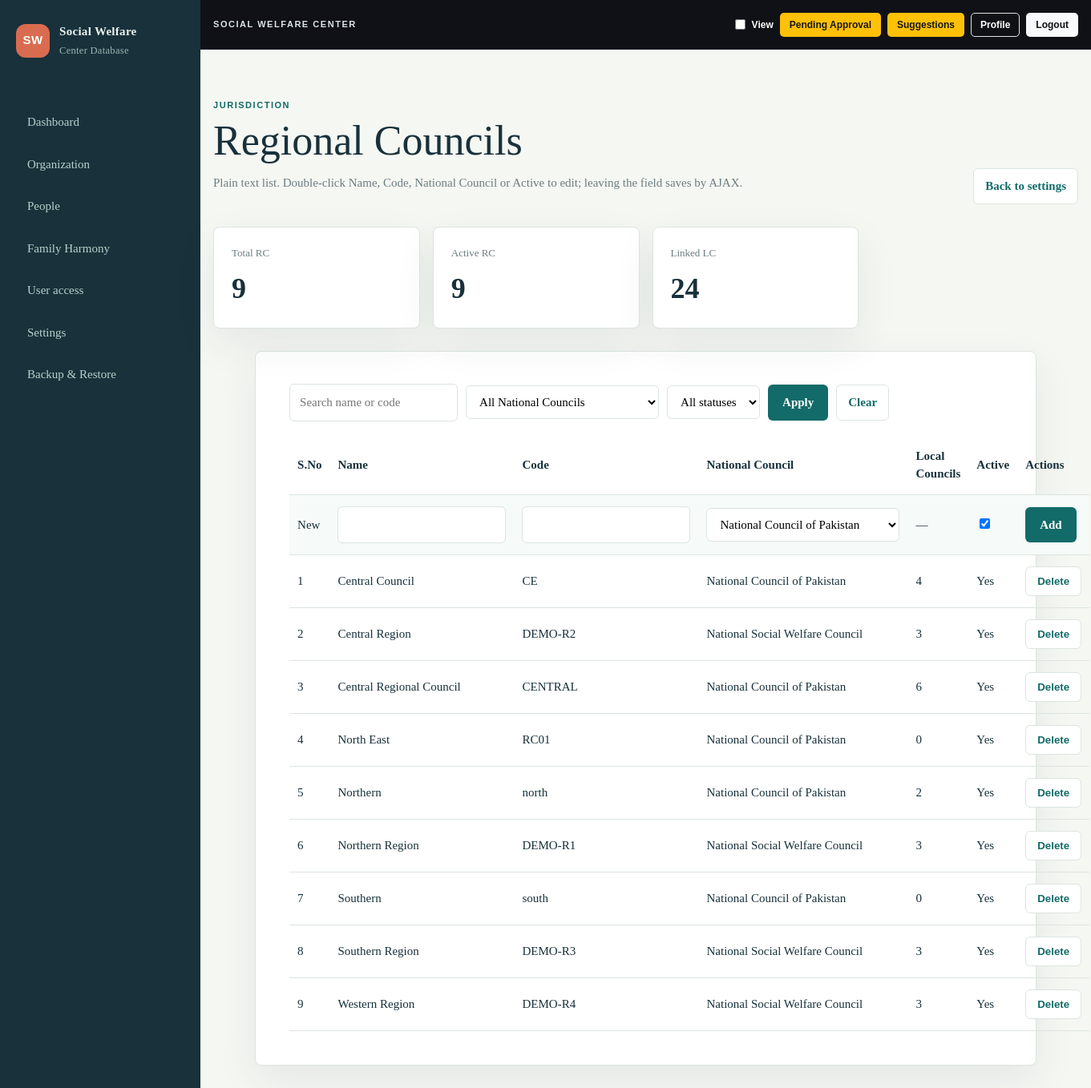
Screenshot of /organization/regional-councils/ (signed in) with the database file from the repository.
### organization/models.py (models this page shows, shortened)
class TimeStampedModel(models.Model):
    created_at = models.DateTimeField(auto_now_add=True)
    updated_at = models.DateTimeField(auto_now=True)
    class Meta:
        abstract = True

class RegionalCouncil(TimeStampedModel):
    national_council = models.ForeignKey(NationalCouncil, on_delete=models.PROTECT, related_name='regions')
    name = models.CharField(max_length=160)
    code = models.CharField(max_length=40, unique=True)
    is_active = models.BooleanField(default=True)
    class Meta:
        indexes = [models.Index(fields=['national_council', 'is_active'])]

class NationalCouncil(TimeStampedModel):
    name = models.CharField(max_length=160)
    code = models.CharField(max_length=40, unique=True)
    is_active = models.BooleanField(default=True)

### config/views.py (the view, shortened to what this page needs)
# urls.py: path('organization/regional-councils/', regional_councils, name='regional_councils'),
@login_required
def regional_councils(request):
    query=(request.GET.get('q') or '').strip(); national_filter=request.GET.get('national',''); status_filter=request.GET.get('status','')
    qs=RegionalCouncil.objects.select_related('national_council').all()
    if query: qs=qs.filter(Q(name__icontains=query)|Q(code__icontains=query))
    if national_filter: qs=qs.filter(national_council_id=national_filter)
    if status_filter in ('active','inactive'): qs=qs.filter(is_active=status_filter=='active')
    page=Paginator(qs.order_by('name'),25).get_page(request.GET.get('page'))
    return render(request,'organization/regional_councils.html',{'page_obj':page,'items':page,'query':query,'national':national_filter,'status':status_filter,'nationals':NationalCouncil.objects.all().order_by('name'),'title':'Regional Council','subtitle':'Create, filter and edit Regional Councils inline.','stats':{'total':RegionalCouncil.objects.count(),'active':RegionalCouncil.objects.filter(is_active=True).count(),'linked':LocalCouncil.objects.filter(is_active=True).count()}})

### config/context_processors.py (called while the page is built)
def social_nav(request):
    count = 0
    if getattr(request, 'user', None) and request.user.is_authenticated:
        try:
            from family_harmony.models import PublicFormInvitation
            count = PublicFormInvitation.objects.filter(submitted_at__isnull=False, profile__isnull=False, profile__status__in=['DRAFT','AWAITING_CONSENT']).count()
        except Exception:
            count = 0
    return {'PENDING_APPROVAL_COUNT': count}

### templates/organization/regional_councils.html (shortened to what this page needs)
{% extends 'base.html' %}{% block content %}
<section class="page-head inline"><div><p class="eyebrow">JURISDICTION</p><h1>Regional Councils</h1><p class="muted">Plain text list. Double-click Name, Code, National Council or Active to edit; leaving the field saves by AJAX.</p></div><a class="secondary" href="{% url 'settings' %}">Back to settings</a></section><section class="metrics"><article><span>Total RC</span><strong>{{ stats.total }}</strong></article><article><span>Active RC</span><strong>{{ stats.active }}</strong></article><article><span>Linked LC</span><strong>{{ stats.linked }}</strong></article></section><section class="panel"><form method="get" class="filters"><input type="search" name="q" value="{{ query }}" placeholder="Search name or code"><select name="national"><option value="">All National Councils</option>{% for n in nationals %}<option value="{{ n.id }}" {% if n.id|stringformat:'s' == national %}selected{% endif %}>{{ n.name }}</option>{% endfor %}</select><select name="status"><option value="">All statuses</option><option value="active" {% if status == 'active' %}selected{% endif %}>Active</option><option value="inactive" {% if status == 'inactive' %}selected{% endif %}>Inactive</option></select><button class="primary">Apply</button><a class="secondary" href="{% url 'regional_councils' %}">Clear</a></form><div class="crud-wrap" style="padding:18px"><table class="crud-table"><thead><tr><th>S.No</th><th>Name</th><th>Code</th><th>National Council</th><th>Local Councils</th><th>Active</th><th>Actions</th></tr></thead><tbody><tr class="create-row"><form method="post">{% csrf_token %}<input type="hidden" name="action" value="create"><td>New</td><td><input name="name" required></td><td><input name="code" required></td><td><select name="national_council">{% for n in nationals %}<option value="{{ n.id }}">{{ n.name }}</option>{% endfor %}</select></td><td>—</td><td><input type="checkbox" name="is_active" checked></td><td><button class="primary">Add</button></td></form></tr>{% for item in items %}<tr><td>{{ forloop.counter0|add:page_obj.start_index }}</td><td class="editable-cell" data-editable data-model="regional" data-id="{{ item.id }}" data-field="name" data-value="{{ item.name }}" data-display="{{ item.name }}">{{ item.name }}</td><td class="editable-cell" data-editable data-model="regional" data-id="{{ item.id }}" data-field="code" data-value="{{ item.code }}" data-display="{{ item.code }}">{{ item.code }}</td><td class="editable-cell" data-editable data-model="regional" data-id="{{ item.id }}" data-field="national_council_id" data-value="{{ item.national_council_id }}" data-display="{{ item.national_council.name }}" data-options='[{% for n in nationals %}{"value":"{{ n.id }}","label":"{{ n.name|escapejs }}"}{% if not forloop.last %},{% endif %}{% endfor %}]'>{{ item.national_council.name }}</td><td>{{ item.locals.count }}</td><td class="editable-cell" data-editable data-model="regional" data-id="{{ item.id }}" data-field="is_active" data-type="boolean" data-value="{{ item.is_active|yesno:'true,false' }}" data-display="{{ item.is_active|yesno:'Yes,No' }}">{{ item.is_active|yesno:'Yes,No' }}</td><td><form method="post" onsubmit="return confirm('Delete this Regional Council? If in use it will be made inactive.');">{% csrf_token %}<input type="hidden" name="action" value="delete"><input type="hidden" name="id" value="{{ item.id }}"><button class="secondary">Delete</button></form></td></tr>{% empty %}<tr><td colspan="7">No Regional Councils found.</td></tr>{% endfor %}</tbody></table></div></section>{% include 'partials/pagination.html' %}{% include 'organization/_inline_script.html' %}{% endblock %}

### templates/base.html (shortened to what this page needs)
{% load static %}
<!doctype html><html lang="en"><head><link rel="stylesheet" href="{% static 'app.css' %}"></head>
<body><div class="shell"><aside class="sidebar"><a class="brand" href="{% url 'dashboard' %}"><span class="brand-mark">SW</span><span>Social Welfare<br><small>Center Database</small></span></a><nav><a href="{% url 'dashboard' %}">Dashboard</a><a href="{% url 'organization' %}">Organization</a><a href="{% url 'people' %}">People</a><a href="{% url 'family_harmony' %}">Family Harmony</a>{% if request.user.is_superuser %}<a href="{% url 'staff_users' %}">User access</a><a href="{% url 'settings' %}">Settings</a><a href="{% url 'backup_center' %}">Backup & Restore</a>{% endif %}</nav></aside><main class="main">
<header class="social-topbar"><button class="menu" aria-label="Menu">☰</button><span class="eyebrow top-title">SOCIAL WELFARE CENTER</span><div class="top-actions"><label class="view-toggle" title="Show viewport size"><input id="viewportToggle" type="checkbox"><span>View</span></label><a class="top-btn warning" href="{% url 'pending_approvals' %}">Pending Approval{% if PENDING_APPROVAL_COUNT %} <b class="count-badge">{{ PENDING_APPROVAL_COUNT }}</b>{% endif %}</a><a class="top-btn warning" href="{% url 'suggestion_list' %}">Suggestions</a><a class="top-btn outline" href="{% url 'my_profile' %}">Profile</a><form method="post" action="{% url 'logout' %}" class="logout-form">{% csrf_token %}<button class="top-btn light" type="submit">Logout</button></form></div></header>
{% block content %}{% endblock %}</main></div></body></html>

### static/app.css (style rules this page uses)
:root { --ink:#18313b;--muted:#6b7d82;--paper:#f5f7f2;--white:#fff;--line:#dce5df;--teal:#126b68;--coral:#d96c50;--shadow:0 18px 50px rgba(24,49,59,.08) }
* { box-sizing:border-box }
body { margin:0;background:var(--paper);color:var(--ink);font:15px/1.5 Georgia,serif }
a { color:inherit;text-decoration:none }
.shell { display:flex;min-height:100vh }
.sidebar { background:var(--ink);color:#eaf3ed;width:250px;padding:28px 20px;display:flex;flex-direction:column;flex:none }
.brand { display:flex;gap:12px;align-items:center;font-weight:bold;letter-spacing:.02em }
.brand small { color:#9db6b2;font-weight:normal }
.brand-mark { display:inline-grid;place-items:center;background:var(--coral);color:white;width:42px;height:42px;border-radius:12px;font-family:Arial,sans-serif;font-weight:bold }
.sidebar nav { display:grid;gap:6px;margin-top:56px }
.sidebar nav a,.logout { padding:12px 14px;border-radius:8px;color:#b9d0cb;border:0;background:none;text-align:left;font:inherit;cursor:pointer }
.main { flex:1;min-width:0 }
header { height:76px;padding:0 5vw;display:flex;align-items:center;border-bottom:1px solid var(--line);background:rgba(255,255,255,.72) }
.eyebrow { font:11px/1.2 Arial,sans-serif;letter-spacing:.14em;color:var(--teal);font-weight:bold }
.page-head { padding:52px 5vw 28px }
.page-head.inline { display:flex;justify-content:space-between;align-items:end;gap:20px }
h1 { font-size:clamp(30px,4vw,52px);line-height:1.02;margin:8px 0 10px;font-weight:normal }
.muted { color:var(--muted) }
.metrics,.profile-grid,.status-grid { display:grid;gap:16px;padding:0 5vw 28px }
.metrics { grid-template-columns:repeat(4,1fr) }
.metrics article,.panel,.profile-card,.empty { background:var(--white);border:1px solid var(--line);border-radius:8px;box-shadow:var(--shadow) }
.metrics article { padding:22px }
.metrics span,.metrics strong { display:block }
.metrics span { color:var(--muted);font-size:13px }
.metrics strong { font-size:36px;margin-top:8px }
.panel { margin:0 5vw 28px;padding:24px }
.search input,.search select,input,select { border:1px solid var(--line);padding:11px 12px;border-radius:6px;background:white;font:inherit }
.primary { border:0;border-radius:6px;background:var(--teal);color:#fff;padding:11px 18px;font:inherit;font-weight:bold;cursor:pointer }
table { width:100%;border-collapse:collapse }
th,td { text-align:left;padding:14px 10px;border-bottom:1px solid var(--line) }
.page-head,.metrics,.profile-grid { padding-left:16px;padding-right:16px }
.secondary { display:inline-block;border:1px solid var(--line);border-radius:6px;background:white;color:var(--teal);padding:10px 14px;font-weight:bold }
.social-topbar { height:62px;padding:0 16px;background:#0f1117;color:#fff;border-bottom:1px solid #242832;display:flex;align-items:center;gap:12px;position:sticky;top:0;z-index:20 }
.social-topbar .top-title { color:#dce6e5 }
.top-actions { margin-left:auto;display:flex;gap:8px;align-items:center }
.top-btn { border:1px solid transparent;border-radius:5px;padding:7px 11px;font:700 12px Arial,sans-serif;cursor:pointer;white-space:nowrap }
.top-btn.warning { background:#ffc107;color:#171717 }
.top-btn.outline { background:transparent;border-color:#dfe4e6;color:#fff }
.top-btn.light { background:#f8f9fa;color:#111 }
.logout-form { margin:0 }
.view-toggle { display:inline-flex;align-items:center;gap:5px;font:700 12px Arial,sans-serif;color:#fff }
.view-toggle input { accent-color:#0d6efd }

### templates/organization/regional_councils.html (style rules this page uses)
.editable-cell { cursor:text;border-radius:4px }
.create-row { background:#f6faf8 }
.filters { display:flex;gap:10px;flex-wrap:wrap;align-items:center;padding:16px 18px 0 }
.filters input,.filters select { min-height:40px }

### rows the page displays
RegionalCouncil: name "Central Council", code "CE", national_council.name "National Council of Pakistan", locals.count "4", is_active "Yes"
RegionalCouncil: name "Central Region", code "DEMO-R2", national_council.name "National Social Welfare Council", locals.count "3", is_active "Yes"
RegionalCouncil: name "Central Regional Council", code "CENTRAL", national_council.name "National Council of Pakistan", locals.count "6", is_active "Yes"
RegionalCouncil: name "North East", code "RC01", national_council.name "National Council of Pakistan", locals.count "0", is_active "Yes"
RegionalCouncil: name "Northern", code "north", national_council.name "National Council of Pakistan", locals.count "2", is_active "Yes"
RegionalCouncil: name "Northern Region", code "DEMO-R1", national_council.name "National Social Welfare Council", locals.count "3", is_active "Yes"
RegionalCouncil: name "Southern", code "south", national_council.name "National Council of Pakistan", locals.count "0", is_active "Yes"
RegionalCouncil: name "Southern Region", code "DEMO-R3", national_council.name "National Social Welfare Council", locals.count "3", is_active "Yes"
RegionalCouncil: name "Western Region", code "DEMO-R4", national_council.name "National Social Welfare Council", locals.count "3", is_active "Yes"

### other values shown
{{ stats.total }} "9"
{{ stats.active }} "9"
{{ stats.linked }} "24"
form field national_council "National Council of Pakistan"
